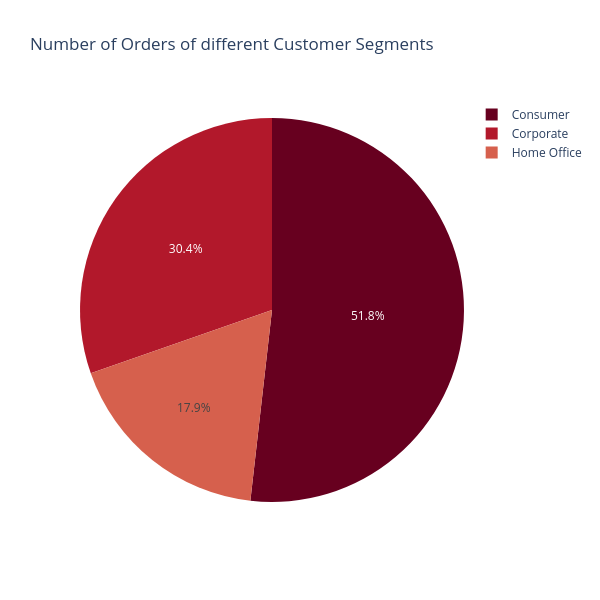

This figure's notebook cell:
### Markdown cell above
# Customer Segment

### Code cell
#Customer Segments
data_Customer_Segment=df1.groupby(['Customer Segment'])['Order Id'].count().reset_index(name='Number of Orders').sort_values(by= 'Number of Orders', ascending= False)
px.pie(data_Customer_Segment, values='Number of Orders', names= 'Customer Segment' , title= 'Number of Orders of different Customer Segments', 
       width=600 , height=600 , color_discrete_sequence = px.colors.sequential.RdBu)

### Figure 1 — Plotly figure (JSON) as saved in the notebook; plotly's stock layout.template omitted (floating-point values rounded to 4 significant figures)
{"data": [{"domain": {"x": [0.0, 1.0], "y": [0.0, 1.0]}, "hovertemplate": "Customer Segment=%{label}<br>Number of Orders=%{value}<extra></extra>", "labels": ["Consumer", "Corporate", "Home Office"], "legendgroup": "", "name": "", "showlegend": true, "values": [93504, 54789, 32226], "type": "pie"}], "layout": {"legend": {"tracegroupgap": 0}, "title": {"text": "Number of Orders of different Customer Segments"}, "piecolorway": ["rgb(103,0,31)", "rgb(178,24,43)", "rgb(214,96,77)", "rgb(244,165,130)", "rgb(253,219,199)", "rgb(247,247,247)", "rgb(209,229,240)", "rgb(146,197,222)", "rgb(67,147,195)", "rgb(33,102,172)", "rgb(5,48,97)"], "height": 600, "width": 600}}
